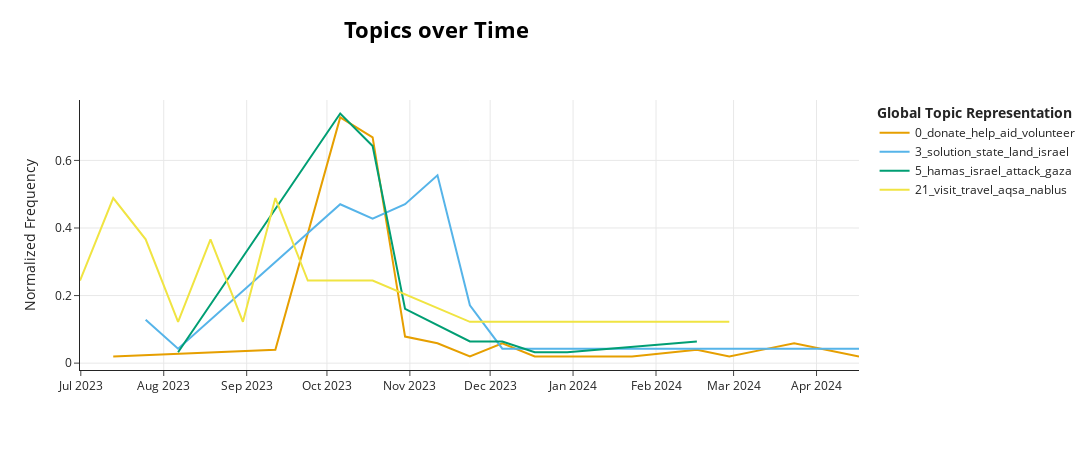

The notebook cell this image was saved under:
### Code cell
topics_over_time_pal['Relative Frequency'] = topics_over_time_pal.groupby('Timestamp')['Frequency'].transform(lambda x: x / x.sum())

fig = topic_model_pal.visualize_topics_over_time(topics_over_time_pal, topics=[0, 3, 5, 21], normalize_frequency=True)
fig.show()

### Figure 1 — Plotly figure (JSON) as saved in the notebook; plotly's stock layout.template omitted (floating-point values rounded to 4 significant figures)
{"data": [{"hoverinfo": "text", "hovertext": ["<b>Topic 0</b><br>Words: medicine, hormone, prescribe, hormonal, gyno", "<b>Topic 0</b><br>Words: volunteer, immersion, southeast, fluent, science", "<b>Topic 0</b><br>Words: donate, help, aid, money, donation", "<b>Topic 0</b><br>Words: donate, help, aid, volunteer, charity", "<b>Topic 0</b><br>Words: volunteer, donate, help, charity, designer", "<b>Topic 0</b><br>Words: maghazi, help, aid, clothing, station", "<b>Topic 0</b><br>Words: help, ele, useless, mad, adopt", "<b>Topic 0</b><br>Words: paypal, donate, sanitary, volunteer, organization", "<b>Topic 0</b><br>Words: travel, aid, vary, volunteer, europeans", "<b>Topic 0</b><br>Words: donate, bds, effective, subtract, delegitimize", "<b>Topic 0</b><br>Words: esim, app, username, donate, send", "<b>Topic 0</b><br>Words: card, donate, scam, charity, transaction", "<b>Topic 0</b><br>Words: donate, little, affirm, legit, share", "<b>Topic 0</b><br>Words: charity, help, gofundme, pcrf, shade", "<b>Topic 0</b><br>Words: donate, volunteer, advice, help, link", "<b>Topic 0</b><br>Words: organize, blackheart, greenheart, involve, appreciation"], "marker": {"color": "#E69F00"}, "mode": "lines", "name": "0_donate_help_aid_volunteer", "type": "scatter", "x": ["2023-07-13T02:52:48", "2023-09-11T17:16:48", "2023-10-05T23:02:24", "2023-10-18T01:55:12", "2023-10-30T04:48:00", "2023-11-11T07:40:48", "2023-11-23T10:33:36", "2023-12-05T13:26:24", "2023-12-17T16:19:12", "2023-12-29T19:12:00", "2024-01-23T00:57:36", "2024-02-16T06:43:12", "2024-02-28T09:36:00", "2024-03-11T12:28:48", "2024-03-23T15:21:36", "2024-04-16T21:07:12"], "y": [0.01966, 0.03932, 0.7275, 0.6685, 0.07864, 0.05898, 0.01966, 0.05898, 0.01966, 0.01966, 0.01966, 0.03932, 0.01966, 0.03932, 0.05898, 0.01966]}, {"hoverinfo": "text", "hovertext": ["<b>Topic 3</b><br>Words: solution, proposal, state, finger, pinky", "<b>Topic 3</b><br>Words: realistic, solution, moderate, opposition, state", "<b>Topic 3</b><br>Words: solution, state, land, country, have", "<b>Topic 3</b><br>Words: solution, state, have, israel, land", "<b>Topic 3</b><br>Words: solution, state, land, israel, government", "<b>Topic 3</b><br>Words: solution, state, land, territorial, palestinians", "<b>Topic 3</b><br>Words: solution, state, land, history, innovation", "<b>Topic 3</b><br>Words: state, straight, answer, congratulation, recognize", "<b>Topic 3</b><br>Words: solution, citizenship, binational, give, reparation", "<b>Topic 3</b><br>Words: solution, state, land, fight, long", "<b>Topic 3</b><br>Words: solution, conflict, preface, capability, mistake", "<b>Topic 3</b><br>Words: solution, state, accept, option, reject", "<b>Topic 3</b><br>Words: settlement, state, solution, decolonisation, colonialism", "<b>Topic 3</b><br>Words: solution, state, move, location, predatory", "<b>Topic 3</b><br>Words: solution, believe, state, ashkenazi, levant", "<b>Topic 3</b><br>Words: repopulate, depopulate, return, stateless, refugee", "<b>Topic 3</b><br>Words: solution, unreasonable, state, county, absorb"], "marker": {"color": "#56B4E9"}, "mode": "lines", "name": "3_solution_state_land_israel", "type": "scatter", "x": ["2023-07-25T05:45:36", "2023-08-06T08:38:24", "2023-10-05T23:02:24", "2023-10-18T01:55:12", "2023-10-30T04:48:00", "2023-11-11T07:40:48", "2023-11-23T10:33:36", "2023-12-05T13:26:24", "2023-12-17T16:19:12", "2023-12-29T19:12:00", "2024-01-10T22:04:48", "2024-02-04T03:50:24", "2024-02-16T06:43:12", "2024-02-28T09:36:00", "2024-03-11T12:28:48", "2024-03-23T15:21:36", "2024-04-16T21:07:12"], "y": [0.1283, 0.04276, 0.4703, 0.4276, 0.4703, 0.5558, 0.171, 0.04276, 0.04276, 0.04276, 0.04276, 0.04276, 0.04276, 0.04276, 0.04276, 0.04276, 0.04276]}, {"hoverinfo": "text", "hovertext": ["<b>Topic 5</b><br>Words: strikes, strike, general, grasp, notice", "<b>Topic 5</b><br>Words: hamas, israel, eye, gaza, attack", "<b>Topic 5</b><br>Words: hamas, israel, attack, eye, try", "<b>Topic 5</b><br>Words: hamas, israel, assassinate, war, gaza", "<b>Topic 5</b><br>Words: ensure, population, war, gaza, hamas", "<b>Topic 5</b><br>Words: hamas, israel, unethical, nursing, hide", "<b>Topic 5</b><br>Words: enabler, unlivable, damaged, predict, compassionate", "<b>Topic 5</b><br>Words: ship, attack, houthis, mandeb, usa", "<b>Topic 5</b><br>Words: theory, israel, try, aid, palistine"], "marker": {"color": "#009E73"}, "mode": "lines", "name": "5_hamas_israel_attack_gaza", "type": "scatter", "x": ["2023-08-06T08:38:24", "2023-10-05T23:02:24", "2023-10-18T01:55:12", "2023-10-30T04:48:00", "2023-11-23T10:33:36", "2023-12-05T13:26:24", "2023-12-17T16:19:12", "2023-12-29T19:12:00", "2024-02-16T06:43:12"], "y": [0.03212, 0.7389, 0.6425, 0.1606, 0.06425, 0.06425, 0.03212, 0.03212, 0.06425]}, {"hoverinfo": "text", "hovertext": ["<b>Topic 21</b><br>Words: visit, jeruzalem, nablus, city, bethlehem", "<b>Topic 21</b><br>Words: visit, nablus, jericho, itinerary, aqsa", "<b>Topic 21</b><br>Words: visit, tour, travel, jenin, nablus", "<b>Topic 21</b><br>Words: breakdown, airport, cost, taxiany, fee", "<b>Topic 21</b><br>Words: visit, tourist, israli, bethlehem, amman", "<b>Topic 21</b><br>Words: jordanian, passport, travel, laissez, passer", "<b>Topic 21</b><br>Words: taxi, visit, bethlehem, retire, checkpoint", "<b>Topic 21</b><br>Words: visit, operator, ofcourse, tour, ksa", "<b>Topic 21</b><br>Words: send, colleague, visit, parcel, ems", "<b>Topic 21</b><br>Words: allenby, hussein, bridge, crossing, king", "<b>Topic 21</b><br>Words: grandfather, chance, ask, embark, trip", "<b>Topic 21</b><br>Words: aqsa, ramadan, quarter, visit, hotel"], "marker": {"color": "#F0E442"}, "mode": "lines", "name": "21_visit_travel_aqsa_nablus", "type": "scatter", "x": ["2023-06-30T16:43:40.800000", "2023-07-13T02:52:48", "2023-07-25T05:45:36", "2023-08-06T08:38:24", "2023-08-18T11:31:12", "2023-08-30T14:24:00", "2023-09-11T17:16:48", "2023-09-23T20:09:36", "2023-10-18T01:55:12", "2023-11-23T10:33:36", "2023-12-05T13:26:24", "2024-02-28T09:36:00"], "y": [0.2443, 0.4887, 0.3665, 0.1222, 0.3665, 0.1222, 0.4887, 0.2443, 0.2443, 0.1222, 0.1222, 0.1222]}], "layout": {"height": 450, "hoverlabel": {"bgcolor": "white", "font": {"family": "Rockwell", "size": 16}}, "legend": {"title": {"text": "<b>Global Topic Representation"}}, "title": {"font": {"color": "Black", "size": 22}, "text": "<b>Topics over Time</b>", "x": 0.4, "xanchor": "center", "y": 0.95, "yanchor": "top"}, "width": 1250, "xaxis": {"showgrid": true}, "yaxis": {"showgrid": true, "title": {"text": "Normalized Frequency"}}}}
